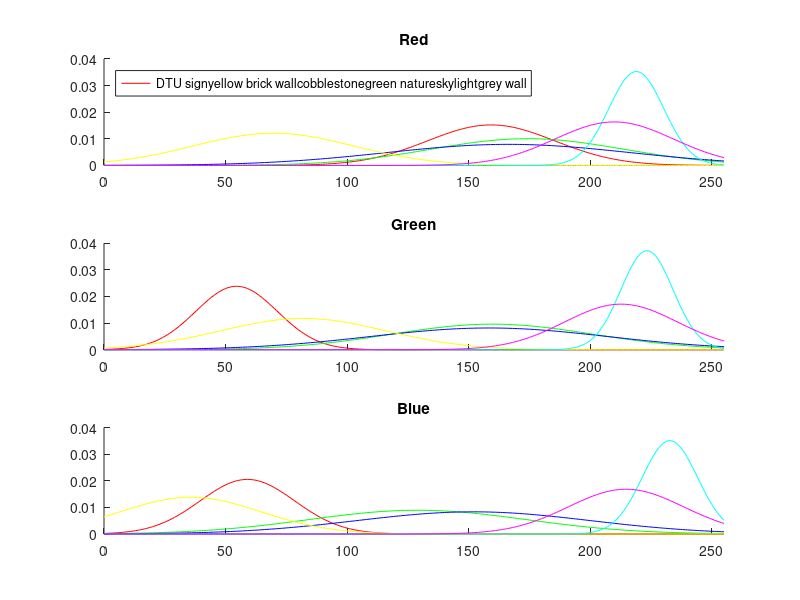

The MATLAB source for this figure:
load('class_values/mean_std.mat');
[num_classes, color_comps] = size(meanVar);
range = 0:1:255;
% num_classes = 1;
colormap = ['r', 'g', 'b', 'y', 'c', 'm', 'k'];
class_names = ["DTU sign", "yellow brick wall", "cobblestone", "green nature", "sky", "lightgrey wall"];

figure;
% Plot red hist
subplot(3,1,1);
all_distributions = NaN(num_classes,256);
color = 1; % red
for i = 1:num_classes
    mu = meanVar(i,color);
    sigma = stdVar(i,color);
    all_distributions(i,:) = normpdf(range,mu,sigma);
    hold on;
    plot(range, all_distributions(i,:), 'color', colormap(i));
    hold off;
end
title("Red");
xlim([0 255]);
legend(class_names, 'location', 'northwest');

% Plot green hist
subplot(3,1,2);
all_distributions = NaN(num_classes,256);
color = 2; % green
for i = 1:num_classes
    mu = meanVar(i,color);
    sigma = stdVar(i,color);
    all_distributions(i,:) = normpdf(range,mu,sigma);
    hold on;
    plot(range, all_distributions(i,:), 'color', colormap(i));
    hold off;
end
xlim([0 255]);
title("Green");

% Plot blue hist
subplot(3,1,3);
all_distributions = NaN(num_classes,256);
color = 3; % blue
for i = 1:num_classes
    mu = meanVar(i,color);
    sigma = stdVar(i,color);
    all_distributions(i,:) = normpdf(range,mu,sigma);
    hold on;
    plot(range, all_distributions(i,:), 'color', colormap(i));
    hold off;
end
xlim([0 255]);
title("Blue");

print('class_hists','-dpng')